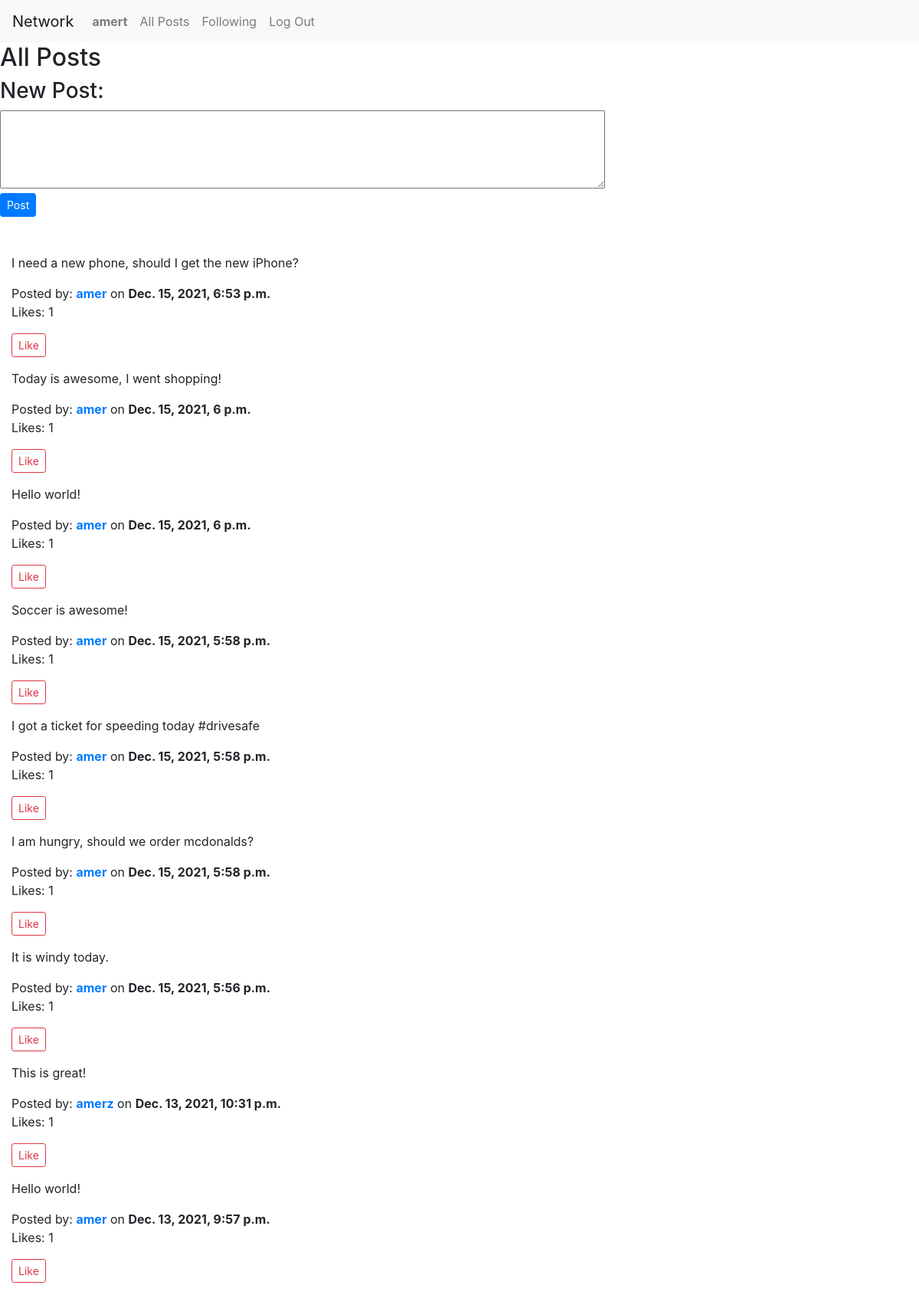
Screenshot of / (signed in) with the database file from the repository.
### network/models.py (models this page shows, shortened)
class User(AbstractUser):
    pass

class Post (models.Model):
    id = id
    poster = ForeignKey(User, on_delete=models.CASCADE, related_name="creator_of_post")
    content = models.TextField(max_length=140)
    created = models.DateTimeField(auto_now_add=True)
    likes = ManyToManyField(User, blank=True)

### network/views.py (the view)
# urls.py: path("", views.index, name="index"),
def index(request):
    posts = Post.objects.all().order_by('id').reverse()
    return render(request, "network/index.html", {
        "following": False,
        "posts": posts
    })

### network/templates/network/index.html (shortened to what this page needs)
{% extends "network/layout.html" %}
{% block body %}
     {% if following %}
        <h2>Your Followings' Posts</h2>
    {% else %}
        <h2>All Posts</h2>
    {% endif %}
    <div class="container-fluid">
        {% if user.is_authenticated %}
            <div class="row mb-5">
                <div id="new_post">
                    <h3>New Post:</h3>
                    <form action="{% url 'new_post' %}" method="POST">
                        <textarea required="true" maxlength="256" rows="4" cols="75" name="content"></textarea> <br>
                        <input type="submit" class="btn btn-primary btn-sm" value="Post">
                </div>
            </div>
        {% else %}
            <br>
        {% endif %}
        {% for post in posts %}
            <div class="row mb-3">
                <div class="col" id="post_div_{{ post.id }}">
                    <p>{{ post.content }}</p>
                    Posted by: <a href="{% url 'profile' post.poster.username %}"><strong>{{ post.poster.username }}</strong></a> on <strong>{{ post.created }}</strong>
                    <p id="likes_{{ post.id }}">Likes: {{ post.likes.count }}</p>
                    {% if user.is_authenticated %}
                        {% if user not in post.likes.all %}
                            <button type="button" id="like_{{ post.id }}" class="btn btn-outline-danger btn-sm" onclick = "like_post(`{{ post.id }}`)">Like</button>
                        {% else %}
                            <button type="button" id="unlike_{{ post.id }}" class="btn btn-outline-danger btn-sm" onclick = "unlike_post(`{{ post.id }}`)" >Unlike</button>
                        {% endif %}
                    {% endif %}
                </div>
            </div>
        {% endfor %}
    </div>
{% endblock %}

### network/templates/network/layout.html (shortened to what this page needs)
{% load static %}
<!DOCTYPE html>
<html lang="en">
    <head>
        <link rel="stylesheet" href="https://stackpath.bootstrapcdn.com/bootstrap/4.4.1/css/bootstrap.min.css">
        <link href="{% static 'network/styles.css' %}" rel="stylesheet">
    </head>
    <body>
        <nav class="navbar navbar-expand-lg navbar-light bg-light">
            <a class="navbar-brand" href="#">Network</a>
            <div>
              <ul class="navbar-nav mr-auto">
                {% if user.is_authenticated %}
                    <li class="nav-item">
                        <a class="nav-link" href="#"><strong>{{ user.username }}</strong></a>
                    </li>
                {% endif %}
                <li class="nav-item">
                  <a class="nav-link" href="{% url 'index' %}">All Posts</a>
                </li>
                {% if user.is_authenticated %}
                    <li class="nav-item">
                        <a class="nav-link" href="#">Following</a>
                    </li>
                    <li class="nav-item">
                        <a class="nav-link" href="{% url 'logout' %}">Log Out</a>
                    </li>
                {% endif %}
              </ul>
            </div>
          </nav>
        <div class="body">
            {% block body %}
            {% endblock %}
        </div>
    </body>
</html>

### rows the page displays
User: username "amert"
Post: content "I need a new phone, should I get the new iPhone?", poster.username "amer", created "Dec. 15, 2021, 6:53 p.m.", likes.count "1"
Post: content "Today is awesome, I went shopping!", poster.username "amer", created "Dec. 15, 2021, 6 p.m.", likes.count "1"
Post: content "Hello world!", poster.username "amer", created "Dec. 15, 2021, 6 p.m.", likes.count "1"
Post: content "Soccer is awesome!", poster.username "amer", created "Dec. 15, 2021, 5:58 p.m.", likes.count "1"
Post: content "I got a ticket for speeding today #drivesafe", poster.username "amer", created "Dec. 15, 2021, 5:58 p.m.", likes.count "1"
Post: content "I am hungry, should we order mcdonalds?", poster.username "amer", created "Dec. 15, 2021, 5:58 p.m.", likes.count "1"
Post: content "It is windy today.", poster.username "amer", created "Dec. 15, 2021, 5:56 p.m.", likes.count "1"
Post: content "This is great!", poster.username "amerz", created "Dec. 13, 2021, 10:31 p.m.", likes.count "1"
Post: content "Hello world!", poster.username "amer", created "Dec. 13, 2021, 9:57 p.m.", likes.count "1"
